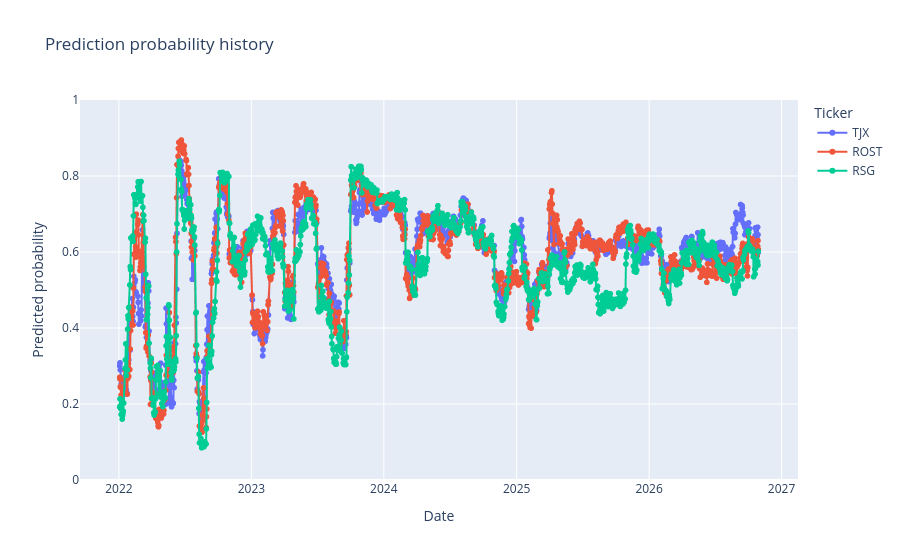

The code cell stored with this chart in its notebook:
### Code cell
// daily prediction history for the selected tickers
history_df = trained.df_full.loc[
    trained.df_full["Ticker"].isin(tickers),
    ["Date", "Ticker", prediction_name],
].copy()

history_df["Date"] = pd.to_datetime(history_df["Date"])
history_df = history_df.dropna(subset=[prediction_name]).sort_values("Date")

fig_history = px.line(
    history_df,
    x="Date",
    y=prediction_name,
    color="Ticker",
    markers=True,
    title="Prediction probability history",
    labels={prediction_name: "Predicted probability", "Date": "Date"},
    hover_data={prediction_name: ":.3f"},
)

fig_history.update_yaxes(range=[0, 1])
fig_history.show()

### Figure 1 — Plotly figure (JSON) as saved in the notebook; plotly's stock layout.template omitted (floating-point values rounded to 4 significant figures; data arrays with more than 128 entries replaced by an {"elided": "..."} marker saying what was removed)
{"data": [{"hovertemplate": "Ticker=TJX<br>Date=%{x}<br>Predicted probability=%{y:.3f}<extra></extra>", "legendgroup": "TJX", "line": {"color": "#636efa", "dash": "solid"}, "marker": {"symbol": "circle"}, "mode": "lines+markers", "name": "TJX", "showlegend": true, "type": "scattergl", "x": {"elided": "1211 str values"}, "xaxis": "x", "y": {"elided": "1211 float values"}, "yaxis": "y"}, {"hovertemplate": "Ticker=ROST<br>Date=%{x}<br>Predicted probability=%{y:.3f}<extra></extra>", "legendgroup": "ROST", "line": {"color": "#EF553B", "dash": "solid"}, "marker": {"symbol": "circle"}, "mode": "lines+markers", "name": "ROST", "showlegend": true, "type": "scattergl", "x": {"elided": "1211 str values"}, "xaxis": "x", "y": {"elided": "1211 float values"}, "yaxis": "y"}, {"hovertemplate": "Ticker=RSG<br>Date=%{x}<br>Predicted probability=%{y:.3f}<extra></extra>", "legendgroup": "RSG", "line": {"color": "#00cc96", "dash": "solid"}, "marker": {"symbol": "circle"}, "mode": "lines+markers", "name": "RSG", "showlegend": true, "type": "scattergl", "x": {"elided": "1211 str values"}, "xaxis": "x", "y": {"elided": "1211 float values"}, "yaxis": "y"}], "layout": {"legend": {"title": {"text": "Ticker"}, "tracegroupgap": 0}, "title": {"text": "Prediction probability history"}, "xaxis": {"anchor": "y", "domain": [0, 1], "title": {"text": "Date"}}, "yaxis": {"anchor": "x", "domain": [0, 1], "range": [0, 1], "title": {"text": "Predicted probability"}}}}
